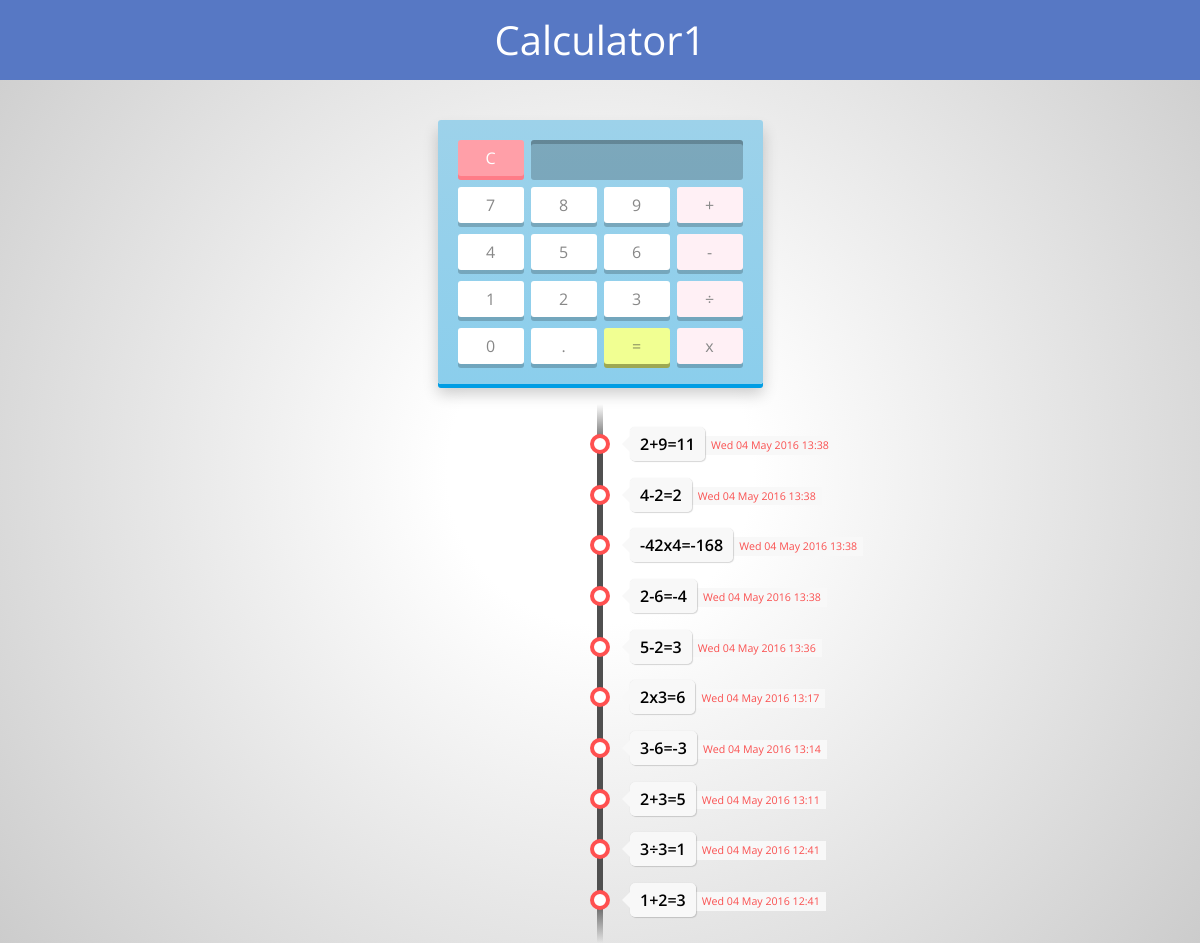
Screenshot of /calculator/calculator1/ with the database file from the repository.
### logs/models.py (models this page shows, shortened)
@python_2_unicode_compatible
class Calculator(models.Model):
    title = models.CharField(max_length=255)
    slug = models.SlugField()

@python_2_unicode_compatible
class Log(models.Model):
    calculator = models.ForeignKey(Calculator, related_name="logs")
    body = models.TextField()
    created = models.DateTimeField(auto_now_add=True)
    updated = models.DateTimeField(auto_now=True)

### logs/views.py (the view)
# urls.py: url(r'^calculator/(?P<slug>[^/]+)/$', calculator),
def calculator(request, slug):
    calculator = get_object_or_404(Calculator, slug=slug)
    return render(request, "calculator.html", {
        "calculator": calculator,
        "logs": calculator.logs.order_by("-created")[:10],
    })

### templates/calculator.html (shortened to what this page needs)
{% extends "base.html" %}
{% block header_text %}{{ calculator.title }}{% endblock %}
{% block content %}
    <div id="calculator">
    	<div class="top">
    		<span class="clear">C</span>
    		<div class="screen"></div>
    	</div>
    	<div class="keys">
    		<span>7</span>
    		<span>8</span>
    		<span>9</span>
    		<span class="operator">+</span>
    		<span>4</span>
    		<span>5</span>
    		<span>6</span>
    		<span class="operator">-</span>
    		<span>1</span>
    		<span>2</span>
    		<span>3</span>
    		<span class="operator">÷</span>
    		<span>0</span>
    		<span>.</span>
    		<span class="eval">=</span>
    		<span class="operator">x</span>
    	</div>
    </div>
    <ul class="timeline" id="logs">
        {% for log in logs %}
        	<li data-post-id="{{ log.id }}">
            	<div class="direction-r">
            		<div class="flag-wrapper">
        				<span class="flag">{{ log.body }}</span>
        				<span class="time-wrapper">
                            <span class="time">{{ log.created|date:"D d M Y H:i" }}</span>
                        </span>
            		</div>
        		</div>
        	</li>
        {% endfor %}
    </ul>
{% endblock %}

### rows the page displays
Calculator: title "Calculator1"
Log: body "2+9=11", created "Wed 04 May 2016 13:38"
Log: body "4-2=2", created "Wed 04 May 2016 13:38"
Log: body "-42x4=-168", created "Wed 04 May 2016 13:38"
Log: body "2-6=-4", created "Wed 04 May 2016 13:38"
Log: body "5-2=3", created "Wed 04 May 2016 13:36"
Log: body "2x3=6", created "Wed 04 May 2016 13:17"
Log: body "3-6=-3", created "Wed 04 May 2016 13:14"
Log: body "2+3=5", created "Wed 04 May 2016 13:11"
Log: body "3÷3=1", created "Wed 04 May 2016 12:41"
Log: body "1+2=3", created "Wed 04 May 2016 12:41"
